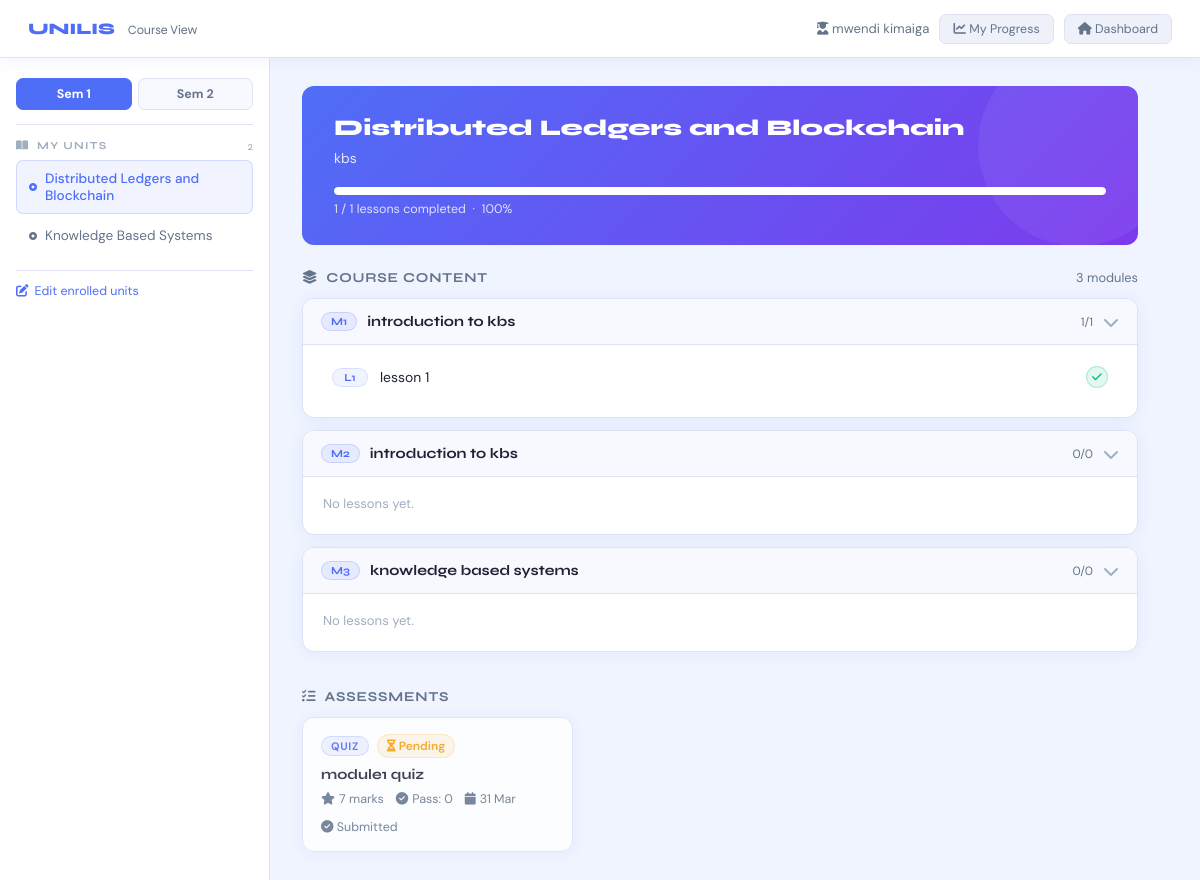
/student/course_view.php (signed in), run on the app's committed database.
### tables this page shows
CREATE TABLE `units` (
  `id` int NOT NULL,
  `name` varchar(100) DEFAULT NULL,
  `code` varchar(50) DEFAULT NULL,
  `course_id` int DEFAULT NULL,
  `year` int DEFAULT NULL,
  `semester` int NOT NULL
);

CREATE TABLE `course_outlines` (
  `id` int NOT NULL,
  `unit_id` int NOT NULL,
  `lecturer_id` int NOT NULL,
  `description` text,
  `outline` longtext,
  `created_at` datetime NOT NULL DEFAULT CURRENT_TIMESTAMP,
  `updated_at` datetime NOT NULL DEFAULT CURRENT_TIMESTAMP ON UPDATE CURRENT_TIMESTAMP
);

CREATE TABLE `course_modules` (
  `id` int NOT NULL,
  `unit_id` int NOT NULL,
  `lecturer_id` int NOT NULL,
  `title` varchar(255) NOT NULL,
  `position` int NOT NULL DEFAULT '0',
  `created_at` datetime NOT NULL DEFAULT CURRENT_TIMESTAMP
);

CREATE TABLE `course_lessons` (
  `id` int NOT NULL,
  `module_id` int NOT NULL,
  `unit_id` int NOT NULL,
  `title` varchar(255) NOT NULL,
  `lesson_number` int NOT NULL DEFAULT '1',
  `position` int NOT NULL DEFAULT '0',
  `created_at` datetime NOT NULL DEFAULT CURRENT_TIMESTAMP
);

CREATE TABLE `assessments` (
  `id` int NOT NULL,
  `unit_id` int NOT NULL,
  `lecturer_id` int NOT NULL,
  `module_id` int DEFAULT NULL,
  `lesson_id` int DEFAULT NULL,
  `title` varchar(255) NOT NULL,
  `type` enum('quiz','assignment','cat','exam') NOT NULL,
  `instructions` text,
  `time_limit_mins` int DEFAULT NULL,
  `total_marks` int NOT NULL DEFAULT '0',
  `pass_mark` int NOT NULL DEFAULT '0',
  `is_published` tinyint(1) NOT NULL DEFAULT '0',
  `due_date` datetime DEFAULT NULL,
  `created_at` datetime NOT NULL DEFAULT CURRENT_TIMESTAMP
);

### student/course_view.php (the view, shortened to what this page needs)
<?php
require_once '../config/db.php';
$student_id   = $_SESSION['user_id'];
$student_name = $_SESSION['user_name'];
$unit_id      = intval($_GET['unit_id'] ?? 0);
$semester = intval($_GET['semester'] ?? $_SESSION['cv_semester'] ?? 1);
$year_of_study = 0;
try {
    $stmt = $conn->prepare("SELECT year_of_study FROM students WHERE id = ? LIMIT 1");
    $stmt->bind_param("i", $student_id);
    $stmt->execute();
    $row = $stmt->get_result()->fetch_assoc();
    $year_of_study = intval($row['year_of_study'] ?? 0);
} catch (mysqli_sql_exception $e) { error_log($e->getMessage()); }
$enrolled_units = [];
try {
    $stmt = $conn->prepare("
        SELECT u.id, u.name
        FROM units u
        JOIN student_unit_enrollments sue ON sue.unit_id = u.id
        WHERE sue.student_id = ?
          AND u.semester     = ?
          AND u.year         = ?
        ORDER BY u.name ASC
    ");
    $stmt->bind_param("iii", $student_id, $semester, $year_of_study);
    $stmt->execute();
    $r = $stmt->get_result();
    while ($row = $r->fetch_assoc()) $enrolled_units[] = $row;
} catch (mysqli_sql_exception $e) { error_log($e->getMessage()); }
if (!$unit_id && !empty($enrolled_units)) $unit_id = $enrolled_units[0]['id'];
$unit_name = '';
foreach ($enrolled_units as $u) { if ($u['id'] == $unit_id) { $unit_name = $u['name']; break; } }
$outline = null;
if ($unit_id) {
    try {
        $stmt = $conn->prepare("SELECT description, outline FROM course_outlines WHERE unit_id = ? LIMIT 1");
        $stmt->bind_param("i", $unit_id);
        $stmt->execute();
        $outline = $stmt->get_result()->fetch_assoc();
    } catch (mysqli_sql_exception $e) { error_log($e->getMessage()); }
}
$modules = [];
if ($unit_id) {
    try {
        $stmt = $conn->prepare("SELECT id, title, position FROM course_modules WHERE unit_id = ? ORDER BY position ASC, id ASC");
        $stmt->bind_param("i", $unit_id);
        $stmt->execute();
        $r = $stmt->get_result();
        while ($row = $r->fetch_assoc()) { $row['lessons'] = []; $modules[$row['id']] = $row; }
        if (!empty($modules)) {
            $mids = array_keys($modules);
            $ph   = implode(',', array_fill(0, count($mids), '?'));
            $types = str_repeat('i', count($mids));
            $params = array_merge([$unit_id], $mids);
            $stmt = $conn->prepare("SELECT id, module_id, title, lesson_number, position FROM course_lessons WHERE unit_id = ? AND module_id IN ($ph) ORDER BY module_id ASC, position ASC");
            $stmt->bind_param('i'.$types, ...$params);
            $stmt->execute();
            $r = $stmt->get_result();
            while ($row = $r->fetch_assoc()) {
                if (isset($modules[$row['module_id']])) $modules[$row['module_id']]['lessons'][] = $row;
            }
        }
    } catch (mysqli_sql_exception $e) { error_log($e->getMessage()); }
}
$completed_lessons = [];
$assessment_scores = [];
if ($unit_id) {
    try {
        $stmt = $conn->prepare("SELECT lesson_id, event_type FROM student_progress WHERE student_id = ? AND unit_id = ? AND lesson_id IS NOT NULL");
        $stmt->bind_param("ii", $student_id, $unit_id);
        $stmt->execute();
        $r = $stmt->get_result();
        while ($row = $r->fetch_assoc()) $completed_lessons[$row['lesson_id']] = $row['event_type'];
        $stmt = $conn->prepare("SELECT assessment_id, score, event_type FROM student_progress WHERE student_id = ? AND unit_id = ? AND assessment_id IS NOT NULL");
        $stmt->bind_param("ii", $student_id, $unit_id);
        $stmt->execute();
        $r = $stmt->get_result();
        while ($row = $r->fetch_assoc()) $assessment_scores[$row['assessment_id']] = $row;
    } catch (mysqli_sql_exception $e) { error_log($e->getMessage()); }
}
$assessments = [];
if ($unit_id) {
    try {
        $stmt = $conn->prepare("SELECT id, title, type, total_marks, pass_mark, time_limit_mins, due_date FROM assessments WHERE unit_id = ? AND is_published = 1 ORDER BY type ASC, created_at ASC");
        $stmt->bind_param("i", $unit_id);
        $stmt->execute();
        $r = $stmt->get_result();
        while ($row = $r->fetch_assoc()) $assessments[] = $row;
    } catch (mysqli_sql_exception $e) { error_log($e->getMessage()); }
}
$total_lessons    = array_sum(array_map(fn($m) => count($m['lessons']), $modules));
$done_lessons     = count($completed_lessons);
$progress_pct     = $total_lessons > 0 ? round(($done_lessons / $total_lessons) * 100) : 0;
?>
<!DOCTYPE html>
<html lang="en">
<head>
<link rel="stylesheet" href="https://cdnjs.cloudflare.com/ajax/libs/font-awesome/6.5.0/css/all.min.css">
</head>
<body>
<header class="topbar">
    <div class="brand">UNILIS <span>Course View</span></div>
    <div class="nav-right">
        <span class="student-name"><i class="fas fa-user-graduate"></i> <?= htmlspecialchars($student_name) ?></span>
        <a href="my_progress.php?unit_id=<?= $unit_id ?>" class="btn-nav"><i class="fas fa-chart-line"></i> My Progress</a>
        <a href="dashboard.php" class="btn-nav"><i class="fas fa-home"></i> Dashboard</a>
    </div>
</header>
<div class="layout">
    <aside class="sidebar">
        <div style="display:flex;gap:6px;margin-bottom:14px">
            <a href="course_view.php?semester=1<?= $unit_id ? '&unit_id='.$unit_id : '' ?>"
               style="flex:1;text-align:center;padding:7px 4px;border-radius:7px;font-size:.78rem;font-weight:700;text-decoration:none;border:1px solid;
                      <?= $semester===1 ? 'background:#4f6ef7;border-color:#4f6ef7;color:#fff' : 'background:var(--surf2);border-color:var(--border);color:var(--muted)' ?>">
                Sem 1
            </a>
            <a href="course_view.php?semester=2<?= $unit_id ? '&unit_id='.$unit_id : '' ?>"
               style="flex:1;text-align:center;padding:7px 4px;border-radius:7px;font-size:.78rem;font-weight:700;text-decoration:none;border:1px solid;
                      <?= $semester===2 ? 'background:#4f6ef7;border-color:#4f6ef7;color:#fff' : 'background:var(--surf2);border-color:var(--border);color:var(--muted)' ?>">
                Sem 2
            </a>
        </div>
        <div style="border-top:1px solid var(--border);margin-bottom:14px"></div>
        <span class="sb-label"><i class="fas fa-book-open"></i> &nbsp;My Units
            <span style="float:right;font-weight:400;text-transform:none;letter-spacing:0;font-size:.72rem;color:var(--dim)"><?= count($enrolled_units) ?></span>
        </span>
        <?php if (empty($enrolled_units)): ?>
            <div style="background:#fff7ed;border:1px solid #fed7aa;border-radius:8px;padding:12px 14px;margin-top:4px">
                <p style="font-size:.8rem;color:#c2410c;margin-bottom:8px">
                    <i class="fas fa-triangle-exclamation"></i>
                    No units enrolled for Semester <?= $semester ?>.
                </p>
                <a href="my_units.php" style="font-size:.8rem;color:#ea580c;font-weight:600;text-decoration:none;display:flex;align-items:center;gap:5px">
                    <i class="fas fa-plus-circle"></i> Set up My Units
                </a>
            </div>
        <?php else: ?>
            <?php foreach ($enrolled_units as $u): ?>
                <a class="unit-link <?= $unit_id == $u['id'] ? 'active' : '' ?>"
                   href="course_view.php?unit_id=<?= $u['id'] ?>&semester=<?= $semester ?>">
                    <i class="fas fa-circle-dot" style="font-size:.5rem"></i>
                    <?= htmlspecialchars($u['name']) ?>
                </a>
            <?php endforeach; ?>
        <?php endif; ?>
        <div style="border-top:1px solid var(--border);margin-top:16px;padding-top:12px">
            <a href="my_units.php" style="font-size:.78rem;color:var(--accent);text-decoration:none;display:flex;align-items:center;gap:6px">
                <i class="fas fa-pen-to-square"></i> Edit enrolled units
            </a>
        </div>
    </aside>
    <main class="main">
        <?php if (!$unit_id): ?>
            <div class="empty"><i class="fas fa-book-open" style="font-size:2rem;margin-bottom:12px;display:block"></i>Select a unit from the sidebar.</div>
        <?php else: ?>
        <div class="hero-card">
            <h1><?= htmlspecialchars($unit_name) ?></h1>
            <p><?= htmlspecialchars($outline['description'] ?? 'No description available.') ?></p>
            <div class="progress-bar-wrap">
                <div class="progress-bar-fill" style="width:<?= $progress_pct ?>%"></div>
            </div>
            <div class="progress-label">
                <?= $done_lessons ?> / <?= $total_lessons ?> lessons completed &nbsp;·&nbsp; <?= $progress_pct ?>%
            </div>
        </div>
        <div>
            <div class="sec-header">
                <span class="sec-title"><i class="fas fa-layer-group"></i> &nbsp;Course Content</span>
                <span style="font-size:.8rem;color:var(--muted)"><?= count($modules) ?> module<?= count($modules)!=1?'s':'' ?></span>
            </div>
            <?php if (empty($modules)): ?>
                <div class="empty">No content available yet.</div>
            <?php else: ?>
                <?php foreach (array_values($modules) as $mi => $mod): ?>
                <?php
                    $mod_done  = count(array_filter($mod['lessons'], fn($l) => isset($completed_lessons[$l['id']])));
                    $mod_total = count($mod['lessons']);
                ?>
                <div class="module-card">
                    <div class="module-header" onclick="toggleModule(this)">
                        <span class="module-num">M<?= $mi + 1 ?></span>
                        <span class="module-title"><?= htmlspecialchars($mod['title']) ?></span>
                        <span class="module-progress"><?= $mod_done ?>/<?= $mod_total ?></span>
                        <i class="fas fa-chevron-down chevron"></i>
                    </div>
                    <div class="lessons-list">
                        <?php if (empty($mod['lessons'])): ?>
                            <p style="color:var(--dim);font-size:.82rem;padding:8px 6px">No lessons yet.</p>
                        <?php else: ?>
                            <?php foreach ($mod['lessons'] as $lesson): ?>
                            <?php $done = isset($completed_lessons[$lesson['id']]); ?>
                            <a class="lesson-row"
                               href="lesson_view.php?lesson_id=<?= $lesson['id'] ?>&unit_id=<?= $unit_id ?>">
                                <span class="lesson-num">L<?= $lesson['lesson_number'] ?></span>
                                <span class="lesson-title"><?= htmlspecialchars($lesson['title']) ?></span>
                                <span class="lesson-status <?= $done ? 'status-done' : 'status-todo' ?>">
                                    <i class="fas <?= $done ? 'fa-check' : 'fa-circle' ?>"></i>
                                </span>
                            </a>
                            <?php endforeach; ?>
                        <?php endif; ?>
                    </div>
                </div>
                <?php endforeach; ?>
            <?php endif; ?>
        </div>
        <?php if (!empty($assessments)): ?>
        <div>
            <div class="sec-header">
                <span class="sec-title"><i class="fas fa-tasks"></i> &nbsp;Assessments</span>
            </div>
            <div class="assess-grid">
                <?php foreach ($assessments as $a): ?>
                <?php
                    $score_data = $assessment_scores[$a['id']] ?? null;
                    $submitted  = $score_data !== null;
                    $score      = $score_data['score'] ?? null;
                    $passed     = $score !== null && $score >= $a['pass_mark'];
                ?>
                <a class="assess-card"
                   href="<?= $submitted ? '#' : 'take_assessment.php?assessment_id='.$a['id'] ?>"
                   <?= $submitted ? 'style="cursor:default;opacity:.85"' : '' ?>>
                    <div class="assess-type-row">
                        <span class="type-pill pill-<?= $a['type'] ?>"><?= strtoupper($a['type']) ?></span>
                        <?php if ($submitted): ?>
                            <?php if ($score !== null): ?>
                                <span class="score-chip <?= $passed ? 'chip-pass' : 'chip-fail' ?>">
                                    <?= round($score) ?>% — <?= $passed ? 'Pass' : 'Fail' ?>
                                </span>
                            <?php else: ?>
                                <span class="score-chip chip-pending"><i class="fas fa-hourglass-half"></i> Pending</span>
                            <?php endif; ?>
                        <?php endif; ?>
                    </div>
                    <div class="assess-title"><?= htmlspecialchars($a['title']) ?></div>
                    <div class="assess-meta">
                        <span><i class="fas fa-star"></i> <?= $a['total_marks'] ?> marks</span>
                        <span><i class="fas fa-check-circle"></i> Pass: <?= $a['pass_mark'] ?></span>
                        <?php if ($a['due_date']): ?>
                        <span><i class="fas fa-calendar"></i> <?= date('d M', strtotime($a['due_date'])) ?></span>
                        <?php endif; ?>
                    </div>
                    <?php if (!$submitted): ?>
                    <div style="margin-top:4px;font-size:.78rem;color:var(--accent);font-weight:500">
                        <i class="fas fa-arrow-right"></i> Start <?= ucfirst($a['type']) ?>
                    </div>
                    <?php else: ?>
                    <div style="margin-top:4px;font-size:.78rem;color:var(--muted)">
                        <i class="fas fa-circle-check"></i> Submitted
                    </div>
                    <?php endif; ?>
                </a>
                <?php endforeach; ?>
            </div>
        </div>
        <?php endif; ?>
        <?php endif; ?>
    </main>
</div>
</body>
</html>

### data on the page
units: name "Distributed Ledgers and Blockchain"
units: name "Knowledge Based Systems"
course_outlines: description "kbs"
course_modules: title "introduction to kbs", mod_total "1"
course_lessons: id "1", lesson_number "1", title "lesson 1"
course_modules: title "introduction to kbs", mod_done "0", mod_total "0", shows "No lessons yet."
course_modules: title "knowledge based systems", mod_done "0", mod_total "0", shows "No lessons yet."
assessments: type "QUIZ", shows "Pending", title "module1 quiz", total_marks "7", pass_mark "0", due_date "31 Mar", shows "Submitted"

### other printed values
$student_name "mwendi kimaiga"
count($enrolled_units) "2"
$done_lessons "1"
$total_lessons "1"
$progress_pct "100"
count($modules) "3"
